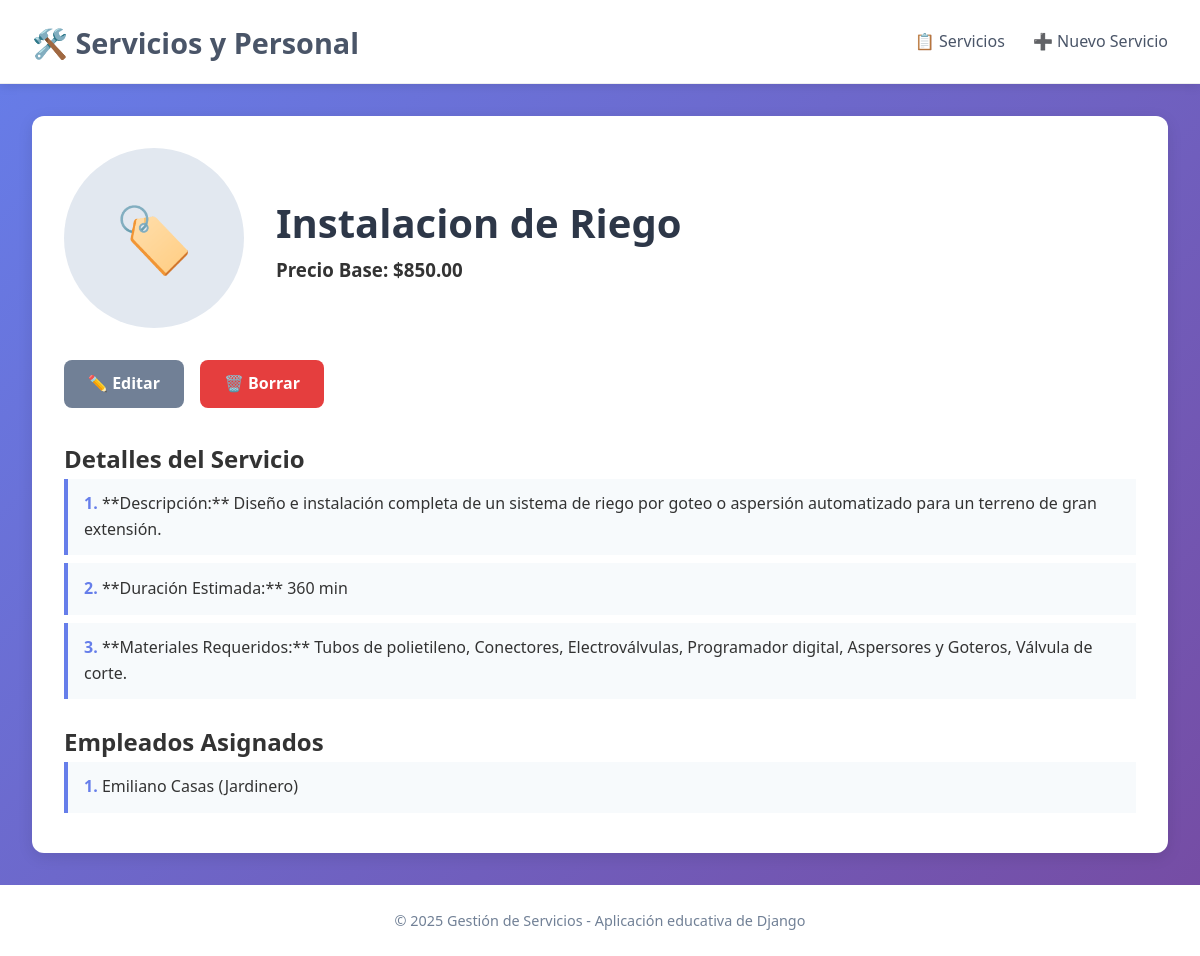
Screenshot of /servicio/2/ with the database file from the repository.
### app_serv_emp/models.py (models this page shows, shortened)
class Servicio(models.Model):
    id_servicio = models.AutoField(primary_key=True)
    nombre_servicio = models.CharField(max_length=100)
    descripcion_servicio = models.TextField()
    precio_base = models.DecimalField(max_digits=10, decimal_places=2)
    duracion_estimada = models.CharField(max_length=50)
    materiales_requeridos = models.TextField(blank=True, null=True)
    class Meta:
        verbose_name = "Servicio"
        verbose_name_plural = "Servicios"

class Empleado(models.Model):
    id_empleado = models.AutoField(primary_key=True)
    nombre_empleado = models.CharField(max_length=50)
    apellido_empleado = models.CharField(max_length=50)
    puesto_empleado = models.CharField(max_length=50)
    telefono_empleado = models.CharField(max_length=15)
    fecha_contratacion = models.DateField()
    servicio = models.ForeignKey(
        Servicio,
        on_delete=models.SET_NULL,
        null=True,
        blank=True,
        related_name='empleados' # Permite acceder a los empleados desde el Servicio: servicio.empleados.all()
    )
    class Meta:
        verbose_name = "Empleado"
        verbose_name_plural = "Empleados"

### app_serv_emp/views.py (the view)
# urls.py: path('servicio/<int:servicio_id>/', views.detalle_servicio, name='detalle_servicio'),
def detalle_servicio(request, servicio_id):
    servicio = get_object_or_404(Servicio, id_servicio=servicio_id)
    return render(request, 'detalle_servicio.html', {'servicio': servicio})

### app_serv_emp/templates/detalle_servicio.html (shortened to what this page needs)
{% extends 'base.html' %}
{% block contenido %}
<article class="artist-detail">
    <div class="artist-banner">
        <div class="detail-placeholder">🏷️</div>
        <div class="artist-info">
            <h1>{{ servicio.nombre_servicio }}</h1>
            <h3>Precio Base: ${{ servicio.precio_base }}</h3>
        </div>
    </div>
    <div class="detail-actions">
        <a href="{% url 'app_serv_emp:editar_servicio' servicio.id_servicio %}" class="btn btn-secondary">✏️ Editar</a>
        <a href="{% url 'app_serv_emp:borrar_servicio' servicio.id_servicio %}" class="btn btn-danger">🗑️ Borrar</a>
    </div>
    <section class="songs-section">
        <h2>Detalles del Servicio</h2>
        <ul class="song-list">
            <li>**Descripción:** {{ servicio.descripcion_servicio }}</li>
            <li>**Duración Estimada:** {{ servicio.duracion_estimada }}</li>
            <li>**Materiales Requeridos:** {{ servicio.materiales_requeridos|default:"N/A" }}</li>
        </ul>
        <h2 style="margin-top: 1.5rem;">Empleados Asignados</h2>
        {% if servicio.empleados.all %}
        <ul class="song-list">
            {% for empleado in servicio.empleados.all %}
            <li>{{ empleado.nombre_empleado }} {{ empleado.apellido_empleado }} ({{ empleado.puesto_empleado }})</li>
            {% endfor %}
        </ul>
        {% else %}
        <p class="empty-message">No hay empleados asignados a este servicio.</p>
        {% endif %}
    </section>
</article>
{% endblock %}

### app_serv_emp/static/css/styles.css (style rules this page uses)
* { margin: 0; padding: 0; box-sizing: border-box; }
body { font-family: 'Segoe UI', Tahoma, Geneva, Verdana, sans-serif; background: linear-gradient(135deg, #667eea 0%, #764ba2 100%); color: #333; line-height: 1.6; }
.artist-detail { background: white; border-radius: 12px; overflow: hidden; box-shadow: 0 4px 15px rgba(0,0,0,0.1); padding: 2rem; }
.artist-banner { display: flex; gap: 2rem; margin-bottom: 2rem; align-items: center; }
.detail-placeholder { width: 180px; height: 180px; background: #e2e8f0; border-radius: 50%; display: flex; align-items: center; justify-content: center; font-size: 4rem; }
.artist-info h1 { font-size: 2.5rem; color: #2d3748; }
.detail-actions { margin-bottom: 2rem; display: flex; gap: 1rem; }
.song-list { list-style: none; counter-reset: song-counter; }
.song-list li { counter-increment: song-counter; padding: 0.8rem 1rem; background: #f7fafc; border-left: 4px solid #667eea; margin-bottom: 0.5rem; font-weight: 500; }
.song-list li::before { content: counter(song-counter) ". "; color: #667eea; font-weight: bold; }
.btn { padding: 0.7rem 1.5rem; border: none; border-radius: 8px; font-weight: 600; cursor: pointer; transition: background 0.3s; text-decoration: none; display: inline-block; }
.btn-secondary { background: #718096; color: white; }
.btn-danger { background: #e53e3e; color: white; }

### rows the page displays
Servicio: nombre_servicio "Instalacion de Riego", precio_base "850.00", descripcion_servicio "Diseño e instalación completa de un sistema de riego por goteo o aspersión automatizado para un terreno de gran extensión.", duracion_estimada "360 min", materiales_requeridos "Tubos de polietileno, Conectores, Electroválvulas, Programador digital, Aspersores y Goteros, Válvula de corte."
Empleado: nombre_empleado "Emiliano", apellido_empleado "Casas", puesto_empleado "Jardinero"
